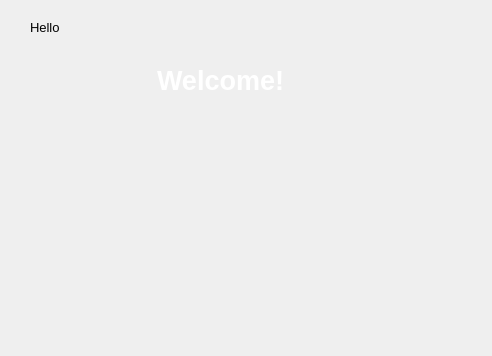
<?xml version="1.0" encoding="UTF-8"?>
<ui version="4.0">
 <class>WelcomeWindow</class>
 <widget class="QDialog" name="WelcomeWindow">
  <property name="geometry">
   <rect>
    <x>0</x>
    <y>0</y>
    <width>492</width>
    <height>356</height>
   </rect>
  </property>
  <property name="windowTitle">
   <string>Dialog</string>
  </property>
  <widget class="QLabel" name="label_hello">
   <property name="geometry">
    <rect>
     <x>30</x>
     <y>20</y>
     <width>61</width>
     <height>16</height>
    </rect>
   </property>
   <property name="text">
    <string>&lt;html&gt;&lt;head/&gt;&lt;body&gt;&lt;p&gt;&lt;span style=&quot; font-size:10pt;&quot;&gt;Hello &lt;/span&gt;&lt;/p&gt;&lt;/body&gt;&lt;/html&gt;</string>
   </property>
  </widget>
  <widget class="QLabel" name="label_welcome">
   <property name="geometry">
    <rect>
     <x>130</x>
     <y>60</y>
     <width>181</width>
     <height>41</height>
    </rect>
   </property>
   <property name="text">
    <string>&lt;html&gt;&lt;head/&gt;&lt;body&gt;&lt;p align=&quot;center&quot;&gt;&lt;span style=&quot; font-size:20pt; font-weight:700; color:#ffffff;&quot;&gt;Welcome!&lt;/span&gt;&lt;/p&gt;&lt;/body&gt;&lt;/html&gt;</string>
   </property>
  </widget>
  <widget class="QLabel" name="label_photowelcome">
   <property name="geometry">
    <rect>
     <x>36</x>
     <y>51</y>
     <width>421</width>
     <height>251</height>
    </rect>
   </property>
   <property name="text">
    <string/>
   </property>
  </widget>
  <zorder>label_hello</zorder>
  <zorder>label_photowelcome</zorder>
  <zorder>label_welcome</zorder>
 </widget>
 <resources/>
 <connections/>
</ui>
